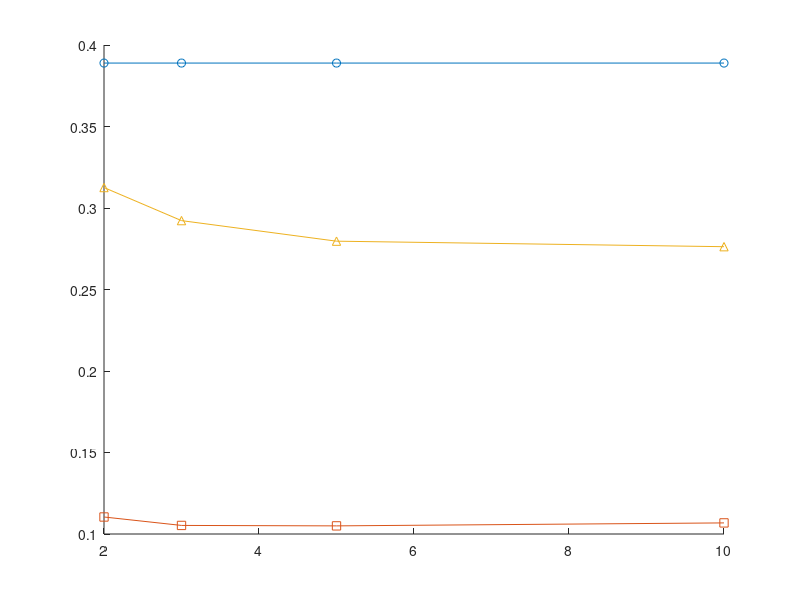

This chart was generated by the following MATLAB code: (Note: this script raises an error after producing the figure.)
% FIG_MEANS_VS_P  Reproduces means_vs_p.png (Special means application).
%
%   Data: [a,b] = [1,6], lambda = 2.2, mu = 4.4, s = 0.5.
%   Uses the closed-form classical (beta -> 0+) Propositions 5.7-5.11
%   directly (arithmetic mean A, generalized log-mean Ls). Self-contained.

clear; close all; clc;

a = 1; b = 6; lambda = 2.2; mu = 4.4; s = 0.5;
E = a + b - lambda;
F = a + b - mu;

A  = @(x,y) (x + y)/2;
Ls = @(x,y,k) (y^(k+1) - x^(k+1)) / ((k+1)*(y - x));   % generalized log-mean L_k^k(x,y)
Cs = @(s) 4*(1+2^(1-s))/(3*(s+1)) - 1/((s+1)*(s+2)) - 2^(1-s)/(s+2);

% Proposition 5.7 (triangle), f(u) = u^s
LHS1 = (4*A(E^s,F^s) - A(E,F)^s)/3 - Ls(F,E,s);
RHS_triangle = (mu-lambda)*s/2 * A(E^(s-1), F^(s-1)) * Cs(s);

% Proposition 5.9 (Hoelder), f(u) = u^(-s)
LHS2 = (4*A(E^(-s),F^(-s)) - A(E,F)^(-s))/3 - Ls(F,E,-s);

p_list = [2 3 5 10];
RHS_holder = zeros(size(p_list));
RHS_pm     = zeros(size(p_list));

Omega0 = 5/6;
R1_0 = 4/(3*(s+1)) - 1/((s+1)*(s+2));
R2_0 = 4/(3*(s+1)) - 1/(s+2);

for i = 1:numel(p_list)
    p = p_list(i);
    q = p/(p-1);

    part1 = ((4/3)^(q+1) - (1/3)^(q+1)) / (q+1);
    Sigma = ((1+2^(-s))*E^(-p*(s+1)) + 2^(-s)*F^(-p*(s+1)))^(1/p) ...
          + ((1+2^(-s))*F^(-p*(s+1)) + 2^(-s)*E^(-p*(s+1)))^(1/p);
    RHS_holder(i) = (mu-lambda)*s/4 * part1^(1/q) * (1/(s+1))^(1/p) * Sigma;

    Sig3 = ((R1_0+2^(-s)*R2_0)*E^(p*(s-1)) + 2^(-s)*R2_0*F^(p*(s-1)))^(1/p) ...
         + ((R1_0+2^(-s)*R2_0)*F^(p*(s-1)) + 2^(-s)*R2_0*E^(p*(s-1)))^(1/p);
    RHS_pm(i) = (mu-lambda)*s/4 * Omega0^(1-1/p) * Sig3;
end

fprintf('LHS1 (Prop 5.7/5.11) = %.6f, LHS2 (Prop 5.9) = %.6f, Triangle RHS = %.6f\n', ...
        LHS1, LHS2, RHS_triangle);
fprintf('  p     Hoelder      power-mean\n');
for i = 1:numel(p_list)
    fprintf('  %2d   %.6f    %.6f\n', p_list(i), RHS_holder(i), RHS_pm(i));
end

figure; hold on;
plot(p_list, RHS_triangle*ones(size(p_list)), 'o-', 'DisplayName', 'Prop. 5.7 (triangle)');
plot(p_list, RHS_holder, 's-', 'DisplayName', 'Prop. 5.9 (Hoelder)');
plot(p_list, RHS_pm,     '^-', 'DisplayName', 'Prop. 5.11 (power-mean)');
yline(LHS1, 'k--', 'DisplayName', 'LHS, Props. 5.7/5.11 (f=u^s)');
yline(LHS2, 'Color', [0.5 0.5 0.5], 'LineStyle', ':', ...
      'DisplayName', 'LHS, Prop. 5.9 (f=u^{-s})');
xlabel('p'); ylabel('Bound value');
title('Special means application: RHS bounds vs p');
legend('Location', 'best'); grid on;
